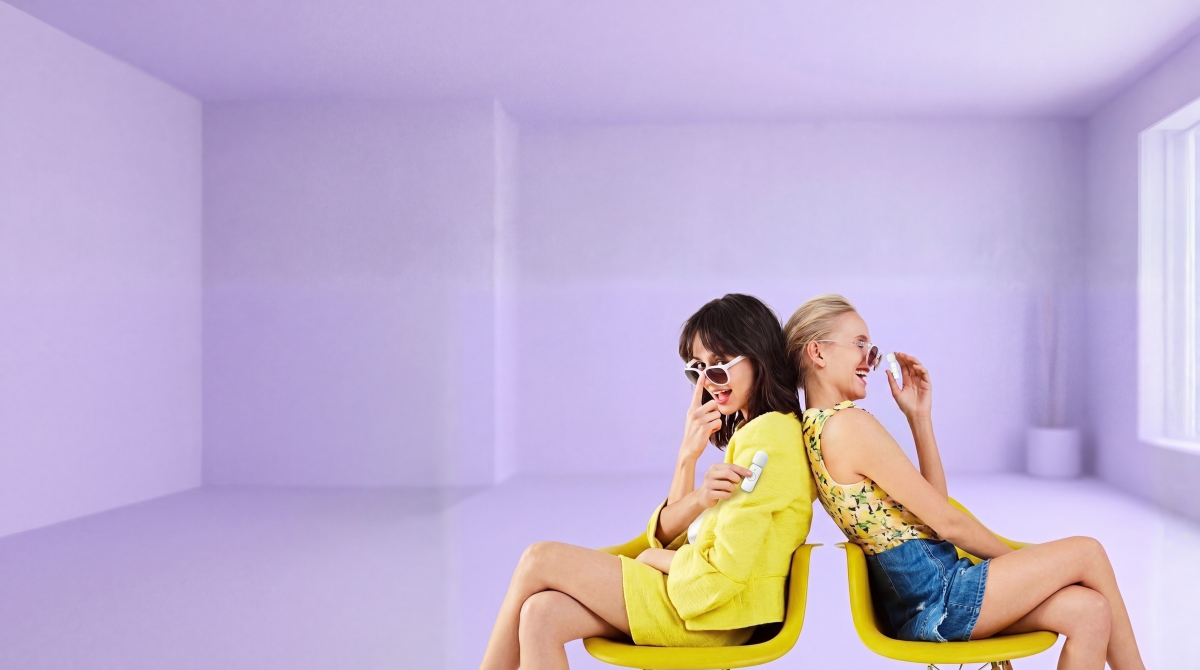
#> input picture DUET-MIC-VIDEOS/ROUND-3-AI-IMAGERY/HERO-LEMON-CHAIRS/duet-pastel-people-05-lemon-chairs-wide.jpg, 2400 x 1340 px, given in place of DUET-HERO-LEMON-CHAIRS-CLOUD-MASTER.png, which was not available (shown at 1/2 size)
$ python DUET-EXTEND-LEMON-CHAIRS.py duet-pastel-people-05-lemon-chairs-wide.jpg
#> lines starting #> are read from the running program, lines starting #| are printed output that depends on the picture
"""Extend the lemon-chairs master into (a) a zoomed-out desktop hero with lilac room for the headline on the left,
(b) a 4:5 mobile hero. Gemini paints the new room; the master is pasted back over its own area so people/mics stay exact."""
import sys,json,base64,urllib.request,io,time
from PIL import Image, ImageFilter
M=Image.open('DUET-HERO-LEMON-CHAIRS-CLOUD-MASTER.png').convert('RGB'); W,H=M.size
#> further down, M is the input picture: PIL image 2400x1340 RGB; mean R, G, B 192.6, 175.7, 204.3
#> after `W, H = M.size`: W = 2400; H = 1340
def ask(canvas,aspect,prompt,out):
    small=canvas.copy(); small.thumbnail((2400,2400)); buf=io.BytesIO(); small.save(buf,'JPEG',quality=92)
    body={"contents":[{"parts":[{"inline_data":{"mime_type":"image/jpeg","data":base64.b64encode(buf.getvalue()).decode()}},{"text":prompt}]}],
          "generationConfig":{"responseModalities":["IMAGE"],"imageConfig":{"aspectRatio":aspect,"imageSize":"4K"}}}
    for a in range(4):
        try: d=json.load(urllib.request.urlopen(urllib.request.Request("https://generativelanguage.googleapis.com/v1beta/models/gemini-3-pro-image:generateContent",data=json.dumps(body).encode(),headers={"Content-Type":"application/json"}),timeout=400)); break
        except urllib.error.HTTPError as e:
            if e.code in (429,500,503): time.sleep(20*(a+1)); continue
            raise
    for c in d['candidates']:
        for p in c['content']['parts']:
            if 'inlineData' in p: Image.open(io.BytesIO(base64.b64decode(p['inlineData']['data']))).convert('RGB').resize(canvas.size,Image.LANCZOS).save(out); return out
P=("This photograph has been placed on a larger canvas; the flat mid-grey areas are EMPTY and must be filled. "
   "Extend the same bright lilac photo studio room naturally into the grey areas: {what}. Seamless continuation of the existing walls, floor, light and soft shadows, "
   "same colour grade, same softness and grain. Keep everything already in the photo exactly as it is — same people, pose, mics, chairs, framing. "
   "Do not add people, objects, furniture, text or logos in the new areas: calm, empty lilac space.")
def build(kind):
    if kind=='desktop':
        T=int(0.55*H); L=int(T*W/H); cw,ch=W+L,H+T; ox,oy=L,T; aspect='16:9'
        what='more lilac wall and ceiling above, and more empty lilac room with a plain wall and smooth floor to the LEFT'
    else:
        cw=int(W*0.96); ch=int(cw*5/4); ox=int(-W*0.03); oy=int(ch*0.28); aspect='4:5'
#> after `cw = int(W * 0.96)`: cw = 2304
#> after `ch = int(cw * 5 / 4)`: ch = 2880
#> after `ox = int(-W * 0.03)`: ox = -72
#> after `oy = int(ch * 0.28)`: oy = 806
        what='more lilac wall above the two women, and below them the rest of the two yellow moulded shell chairs with their thin light-wood/wire Eiffel-style legs standing on a smooth lilac floor'
    cv=Image.new('RGB',(cw,ch),(128,128,128)); cv.paste(M,(ox,oy))
#> after `cv = Image.new('RGB', (cw, ch), (128, 128, 128))`: cv: PIL image 2304x2880 RGB; every value is 128
#> after `cv.paste(M, (ox, oy))`:
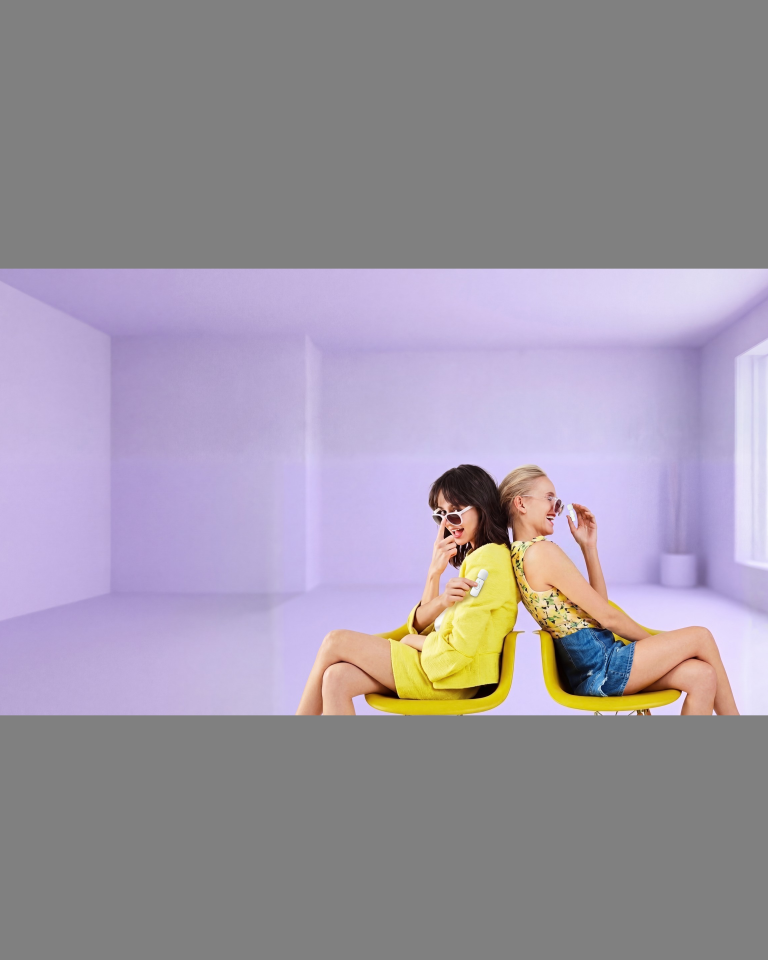
#> cv: PIL image 2304x2880 RGB (shown at 1/3 size); mean R, G, B 157.9, 150, 163.1
    gen=ask(cv,aspect,P.format(what=what),f'EXT-{kind.upper()}-RAW.png')
    g=Image.open(gen).convert('RGB')
    m=Image.new('L',(cw,ch),0); inset=int(0.02*W); m.paste(255,(max(ox,0)+inset,oy+inset,min(ox+W,cw)-(inset if ox+W<=cw else 0),min(oy+H,ch)-(inset if oy+H<ch else 0)))
    m=m.filter(ImageFilter.GaussianBlur(inset*0.6))
    out=Image.composite(cv,g,m); out.save(f'EXT-{kind.upper()}.png'); print(kind,out.size,flush=True)
#> (the run stopped early here; a loop or call above may not have finished)

$ run again, on DUET-MIC-VIDEOS/ROUND-3-AI-IMAGERY/HERO-LEMON-CHAIRS/duet-pastel-people-05-lemon-chairs.jpg
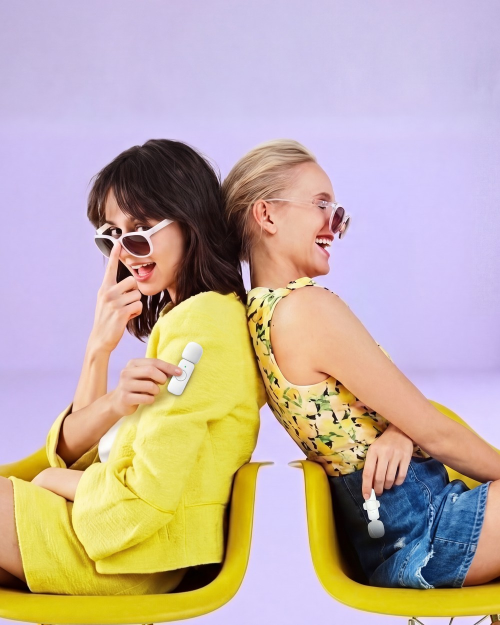
#> input picture DUET-MIC-VIDEOS/ROUND-3-AI-IMAGERY/HERO-LEMON-CHAIRS/duet-pastel-people-05-lemon-chairs.jpg, 1000 x 1250 px, given in place of DUET-HERO-LEMON-CHAIRS-CLOUD-MASTER.png, which was not available (shown at 1/2 size)
#> M is the input picture: PIL image 1000x1250 RGB; mean R, G, B 193.3, 174.9, 165.2
#> cv: PIL image 960x1200 RGB; every value is 128
#> in build, `cv.paste(M, (ox, oy))`:
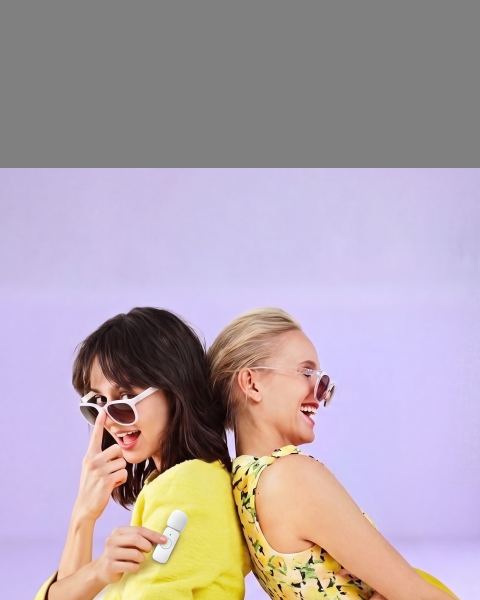
#> cv: PIL image 960x1200 RGB (shown at 1/2 size); mean R, G, B 178.3, 164, 173.5
